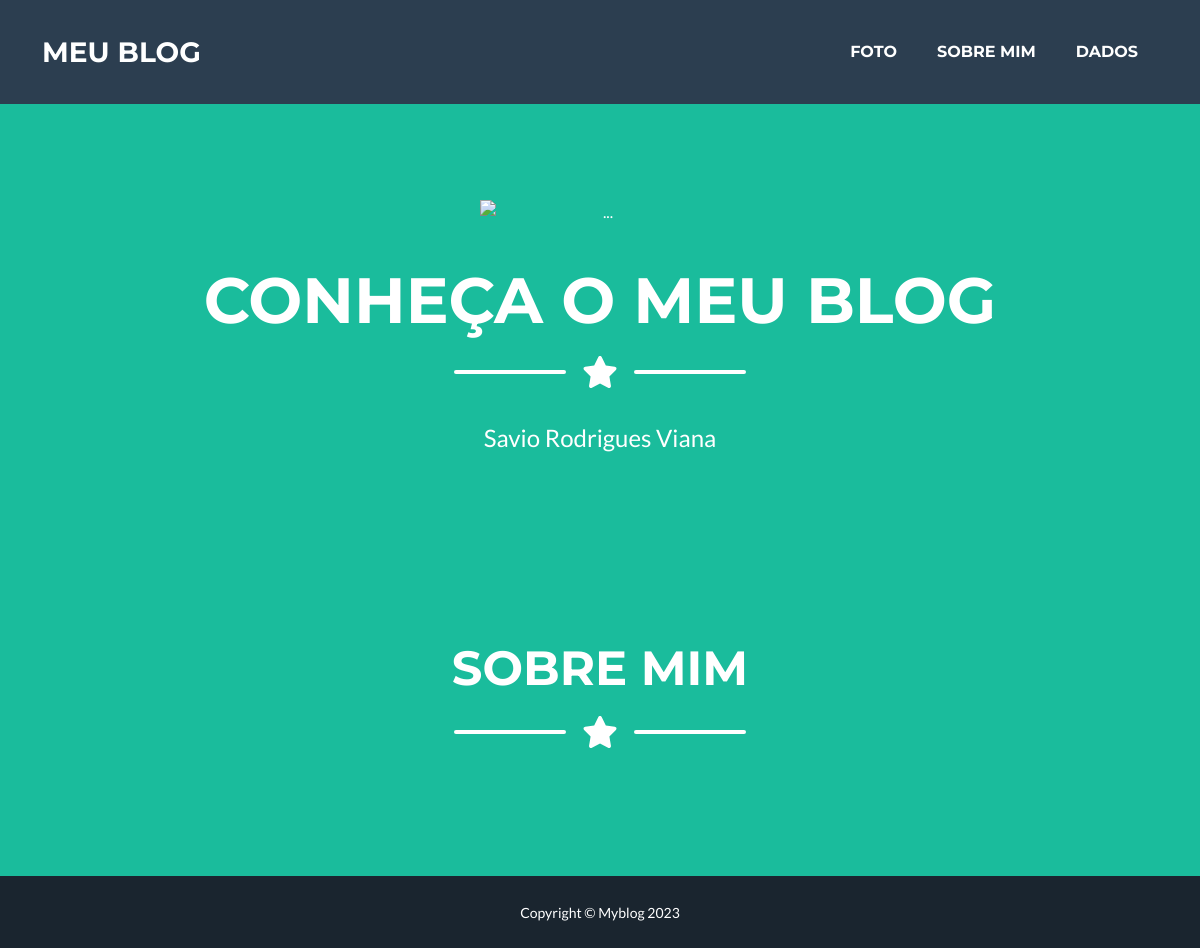
The app's page /sobremim/, older data.
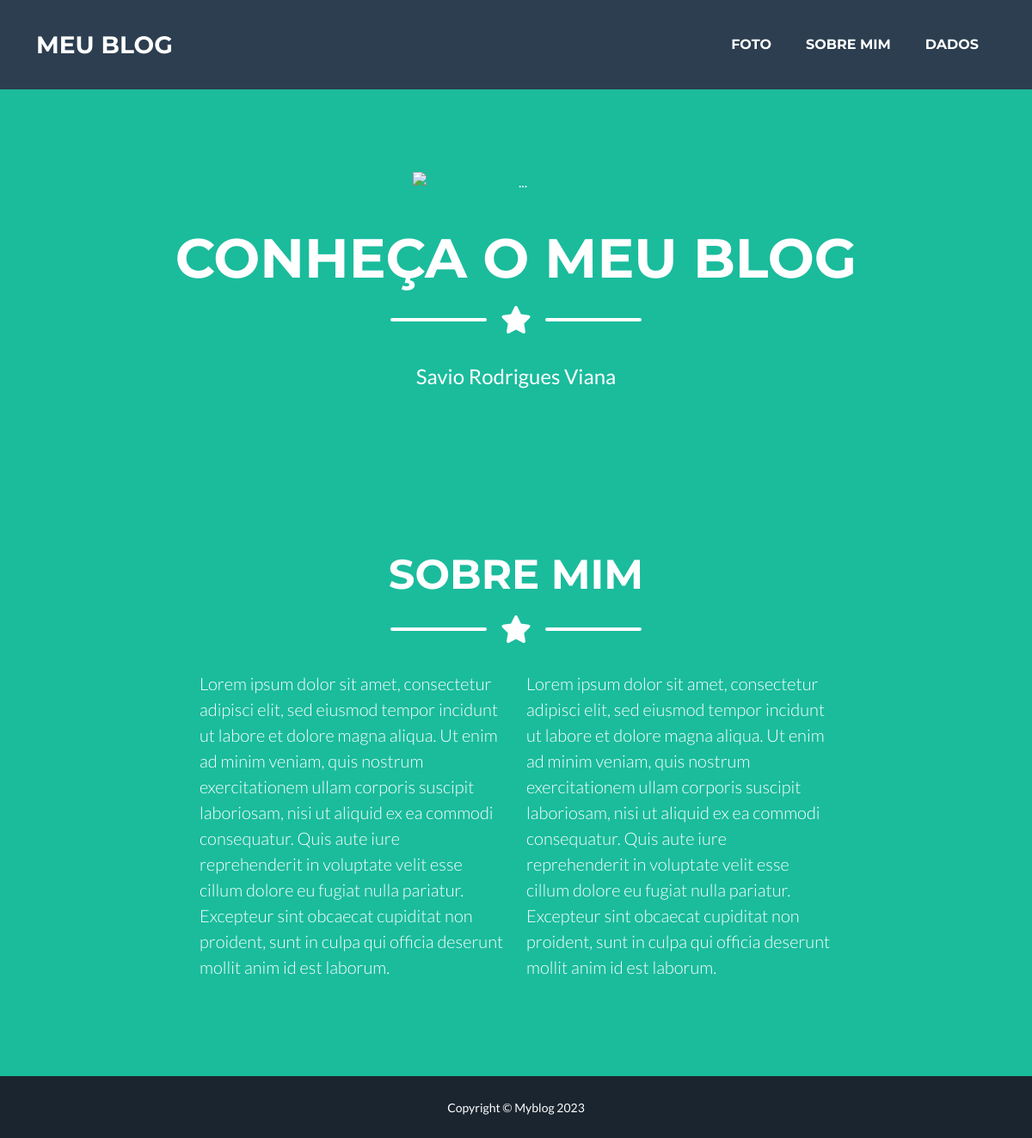
The same page, newer data.
### blog/models.py (models this page shows)
class sobremim1(models.Model):
    texto1 = models.TextField()
    texto2 = models.TextField()

### blog/views.py (the view)
# urls.py: path('sobremim/', sobremim),
def sobremim(request, *args, **kwargs):
    sobremim = sobremim1.objects.all()
    context={'sobremim': sobremim}
    return render(request, 'sobremim.html', context)

### blog/templates/sobremim.html
{% extends 'index.html' %}
{% block conteudo %}
<section class="page-section bg-primary text-white mb-0" id="about">
    <div class="container">
        <h2 class="page-section-heading text-center text-uppercase text-white">Sobre mim</h2>
        <div class="divider-custom divider-light">
            <div class="divider-custom-line"></div>
            <div class="divider-custom-icon"><i class="fas fa-star"></i></div>
            <div class="divider-custom-line"></div>
        </div>
        <div class="row">
        {% for sobremim1 in sobremim %}
                <div class="col-lg-4 ms-auto"><p class="lead">{{ sobremim1.texto1 }}</p></div>
                <div class="col-lg-4 me-auto"><p class="lead">{{ sobremim1.texto2 }}</p></div>
        {% endfor %}
        </div>
    </div>
</section>
{% endblock %}

Row changes from the older to the newer data that the page shows:
added sobremim1: texto1 "Lorem ipsum dolor sit amet, consectetur adipisci elit, sed eiusmod tempor incidunt ut labore et dolore magna aliqua. Ut enim ad minim veniam, quis nostrum exercitationem ullam corporis suscipit laboriosam, nisi ut aliquid ex ea commodi consequatur. Quis aute iure reprehenderit in voluptate velit esse cillum dolore eu fugiat nulla pariatur. Excepteur sint obcaecat cupiditat non proident, sunt in culpa qui officia deserunt mollit anim id est laborum.", texto2 "Lorem ipsum dolor sit amet, consectetur adipisci elit, sed eiusmod tempor incidunt ut labore et dolore magna aliqua. Ut enim ad minim veniam, quis nostrum exercitationem ullam corporis suscipit laboriosam, nisi ut aliquid ex ea commodi consequatur. Quis aute iure reprehenderit in voluptate velit esse cillum dolore eu fugiat nulla pariatur. Excepteur sint obcaecat cupiditat non proident, sunt in culpa qui officia deserunt mollit anim id est laborum."
